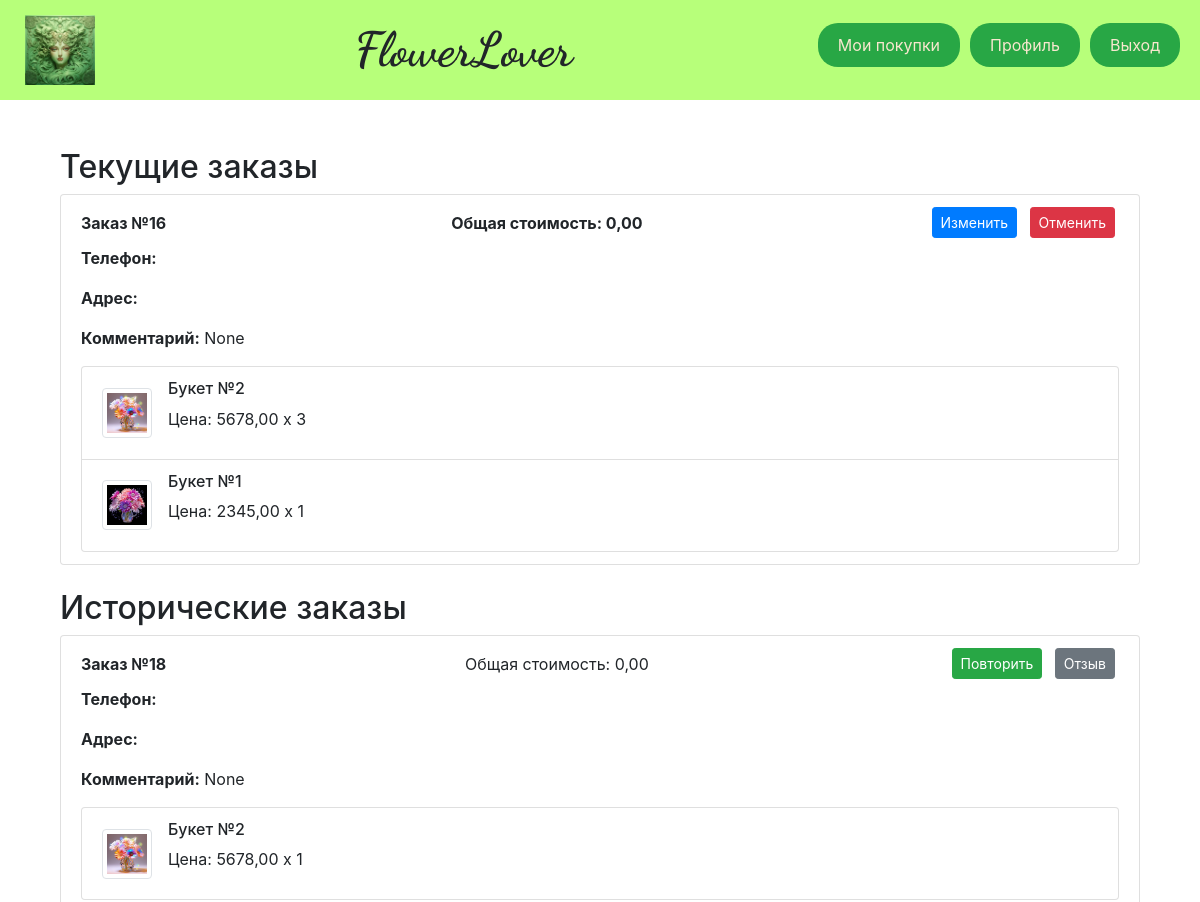
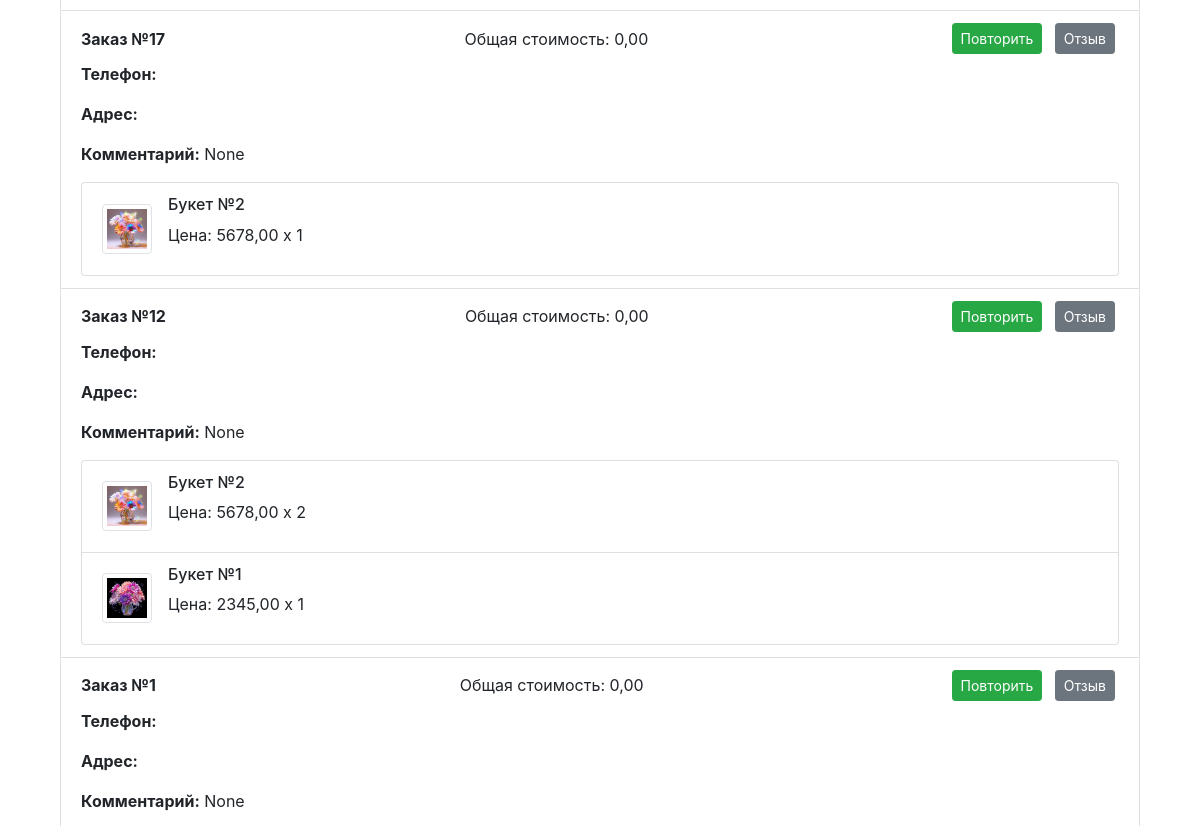
Page /purchase/ (signed in, upper part) on the earlier database version (2 pictures, top to bottom).
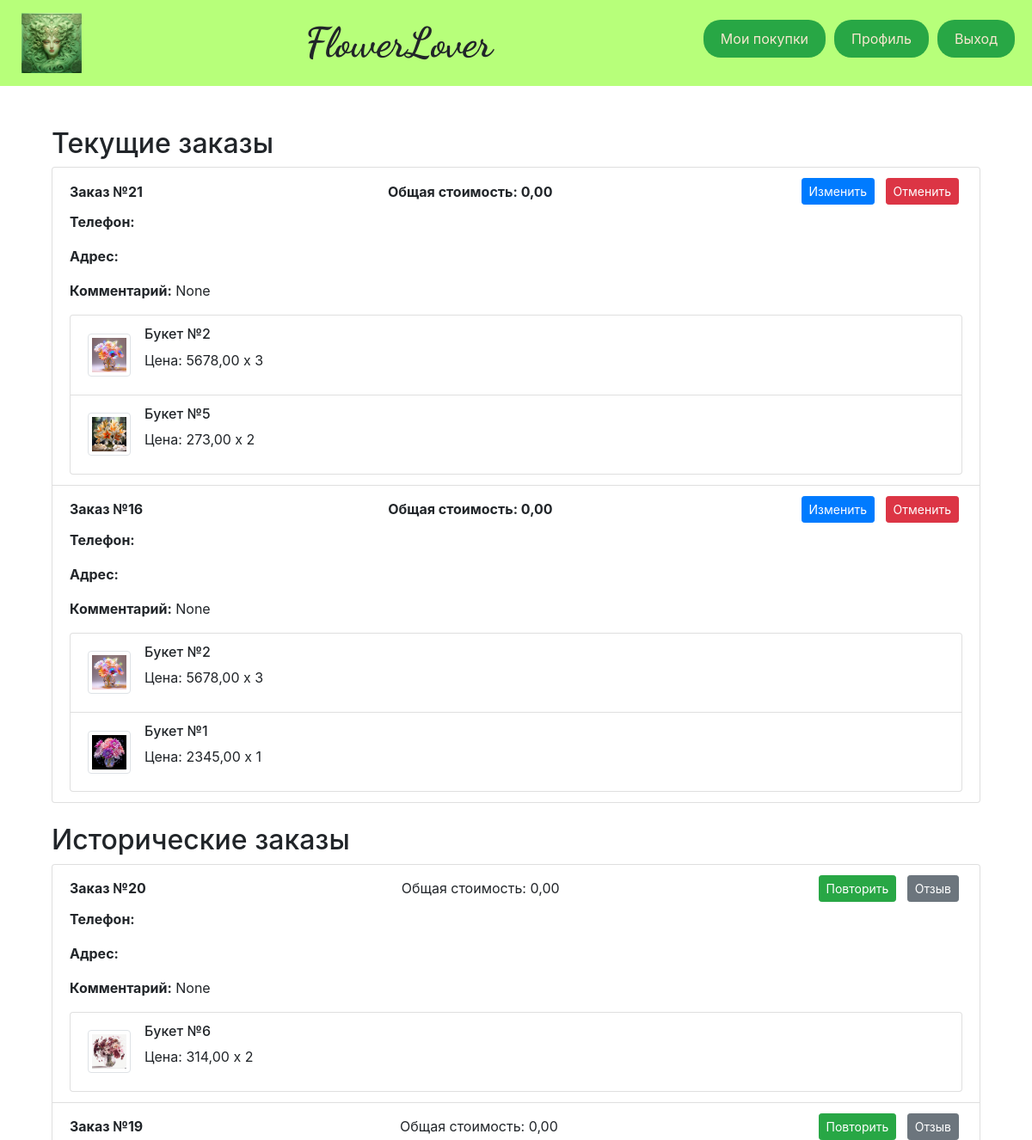
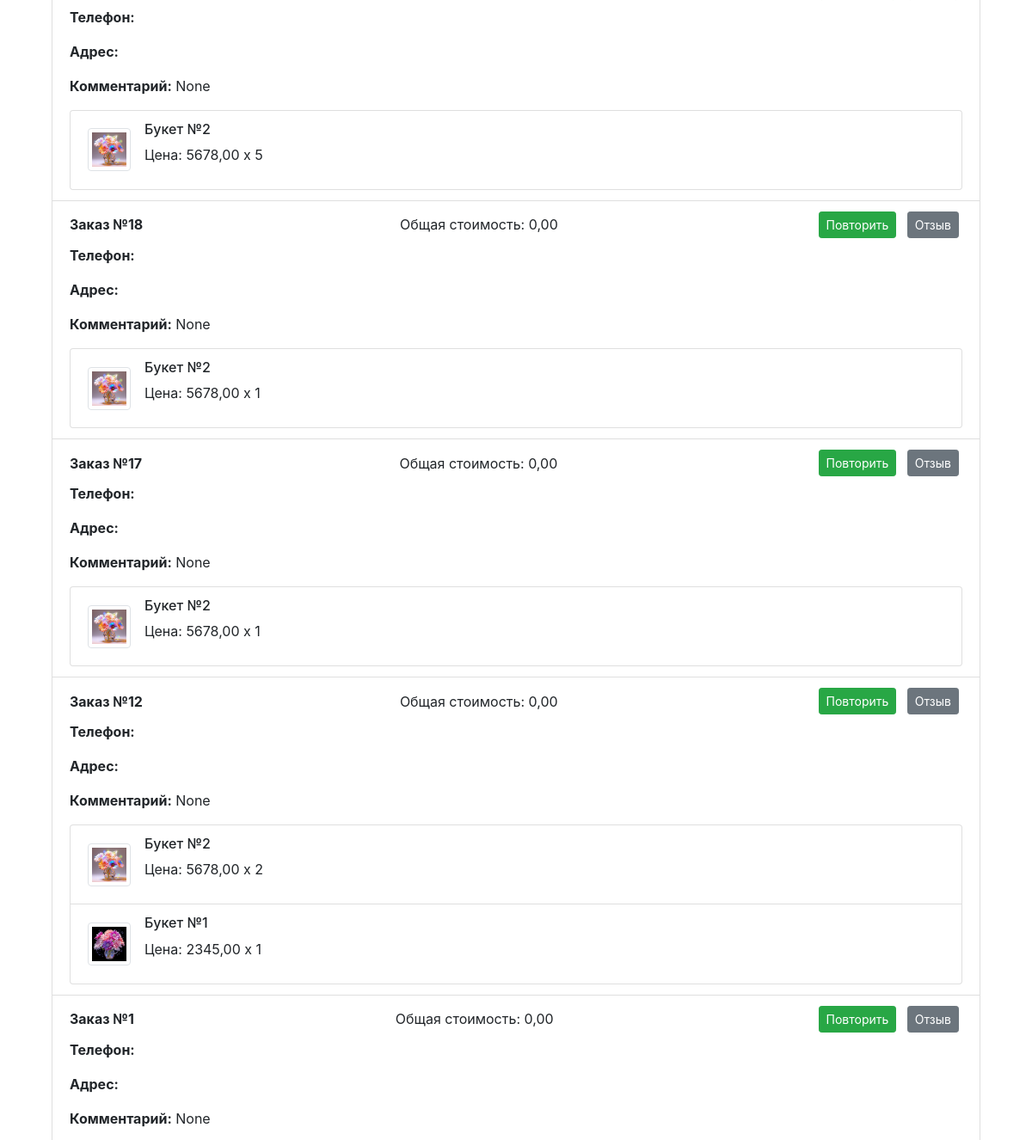
Same page on the later database version (2 pictures, top to bottom).
### business_app/models.py (models this page shows, shortened)
class Order(models.Model):
    DoesNotExist = None
    objects = None
    STATUS_PENDING = 'pending'
    STATUS_CONFIRMED = 'confirmed'
    STATUS_DELIVERY = 'delivery'
    STATUS_CANCELED = 'cancelled'
    STATUS_COMPLETED = 'completed'
    STATUS_CHOICES = [
        (STATUS_PENDING, 'Pending'),
        (STATUS_CONFIRMED, 'Confirmed'),
        (STATUS_DELIVERY, 'Delivery'),
        (STATUS_CANCELED, 'Cancelled'),
        (STATUS_COMPLETED, 'Completed'),
    ]
    user = models.ForeignKey(User, on_delete=models.CASCADE, related_name='orders')
    items = models.ManyToManyField(Product, through=OrderItem, related_name='orders')
    total_amount = models.DecimalField(max_digits=8, decimal_places=2, default=0)
    phone = models.CharField(max_length=12)
    address = models.TextField(max_length=120)
    comment = models.TextField(max_length=120, blank=True, null=True)
    telegram_key = models.CharField(max_length=100, blank=True, null=True)
    status = models.CharField(max_length=20, choices=STATUS_CHOICES, default=STATUS_CONFIRMED)
    status_datetime = models.DateTimeField(auto_now_add=True)

class OrderItem(models.Model):
    objects = None
    product = models.ForeignKey(Product, on_delete=models.CASCADE)
    order = models.ForeignKey('Order', on_delete=models.CASCADE)
    quantity = models.PositiveIntegerField(default=1)

class Product(models.Model):
    DoesNotExist = None
    objects = None
    name = models.CharField(max_length=50)
    description = models.TextField(max_length=255)
    price = models.DecimalField(max_digits=8, decimal_places=2)
    image = models.ImageField(upload_to='myproject/media/', default='no_photo.jpg')
    is_active = models.BooleanField(default=True)  # Поле для статуса активности
    class Meta:
        permissions = [
            ("customer", "Покупатель"),
            ("salesman", "Продавец"),
        ]

### business_app/views.py (the view)
    @login_required(login_url='page_errors')
    @user_passes_test(is_in_group('customer'), login_url='page_errors', redirect_field_name=None)
    @order_belongs_to_user
    def _wrapped_view(request, *args, **kwargs):
        try:
            return view_func(request, *args, **kwargs)
        except Exception as e:
            logger.error(f"Ошибка в представлении {view_func.__name__}: {e}")
            return HttpResponseServerError("Произошла внутренняя ошибка сервера.")

### business_app/context_processors.py (called while the page is built)
def user_group_context(request):
    if request.user.is_authenticated:
        group_names = request.user.groups.values_list('name', flat=True)
        return {
            'is_customer': 'customer' in group_names or request.user.is_superuser,
            'is_salesman': 'salesman' in group_names or request.user.is_superuser,
        }
    return {
        'is_customer': False,
        'is_salesman': False,
    }

### business_app/views.py (called while the page is built)
def is_in_group(group_name):
    def check(user):
        try:
            result = user.groups.filter(name=group_name).exists()
            logger.debug(f"Проверка принадлежности к группе '{group_name}' для пользователя {user.username}: {result}")
            return result
        except Exception as e:
            logger.error(f"Ошибка при проверке группы пользователя: {e}")
            return False
    return check

def order_belongs_to_user(view_func):
    @wraps(view_func)
    def _wrapped_view(request, *args, **kwargs):
        order_id = kwargs.get('order_id')
        try:
            if order_id is not None:
                order = get_object_or_404(Order, id=order_id)
                logger.debug(f"Заказ с ID {order_id} найден для пользователя {request.user.username}")
                if order.user != request.user:
                    logger.warning(f"Пользователь {request.user.username} попытался получить доступ к чужому заказу с ID {order_id}")
                    return HttpResponseForbidden("Вы не можете редактировать этот заказ.")
        except Exception as e:
            logger.error(f"Ошибка при проверке заказа: {e}")
            return HttpResponseServerError("Произошла внутренняя ошибка сервера.")
        return view_func(request, *args, **kwargs)
    return _wrapped_view

def customer_required(view_func):
    @login_required(login_url='page_errors')
    @user_passes_test(is_in_group('customer'), login_url='page_errors', redirect_field_name=None)
    @order_belongs_to_user
    def _wrapped_view(request, *args, **kwargs):
        try:
            return view_func(request, *args, **kwargs)
        except Exception as e:
            logger.error(f"Ошибка в представлении {view_func.__name__}: {e}")
            return HttpResponseServerError("Произошла внутренняя ошибка сервера.")
    return _wrapped_view

### business_app/templates/business_app/purchase.html (shortened to what this page needs)
{% extends 'base.html' %}
{% load bootstrap4 %}
{% block content %}
<div class="container mt-4">
    <h2>Текущие заказы</h2>
    <div class="list-group mb-4">
        {% for order in current_orders %}
            <div class="list-group-item">
                <div class="d-flex w-100 justify-content-between align-items-center">
                    <span><strong>Заказ №{{ order.id }}</strong></span>
                    <span><strong>Общая стоимость: {{ order.total_amount|floatformat:2 }}</strong></span>
                    <div>
                        {% if order.status == STATUS_PENDING or order.status == STATUS_CONFIRMED %}
                        <form method="post" action="{% url 'edit_order' order.id %}" style="display:inline;">
                            <button type="submit" class="btn btn-primary btn-sm mx-1">Изменить</button>
                        </form>
                        <form method="post" action="{% url 'cancel_order' order.id %}" style="display:inline;">
                            <button type="submit" class="btn btn-danger btn-sm mx-1">Отменить</button>
                        </form>
                        {% elif order.status == STATUS_COMPLETED or order.status == STATUS_CANCELED %}
                            <button class="btn btn-success btn-sm mx-1">Повторить</button>
                            <button class="btn btn-secondary btn-sm mx-1">Отзыв</button>
                        {% endif %}
                    </div>
                </div>
                <div class="mt-2">
                    <p><strong>Телефон:</strong> {{ order.phone }}</p>
                    <p><strong>Адрес:</strong> {{ order.address }}</p>
                    <p><strong>Комментарий:</strong> {{ order.comment }}</p>
                </div>
                <ul class="list-group mt-2">
                    {% for item in order.orderitem_set.all %}
                        <li class="list-group-item d-flex justify-content-between align-items-center">
                            <div class="d-flex align-items-center">
                                <img src="{{ item.product.image.url }}" alt="{{ item.product.name }}" class="img-thumbnail" style="width: 50px; height: 50px;">
                                <div class="ml-3">
                                    <h6>{{ item.product.name }}</h6>
                                    <p>Цена: {{ item.product.price }} x {{ item.quantity }}</p>
                                </div>
                            </div>
                        </li>
                    {% endfor %}
                </ul>
            </div>
        {% empty %}
            <p>Нет текущих заказов.</p>
        {% endfor %}
    </div>
    <h2>Исторические заказы</h2>
    <div class="list-group">
        {% for order in historical_orders %}
            <div class="list-group-item">
                <div class="d-flex w-100 justify-content-between align-items-center">
                    <span><strong>Заказ №{{ order.id }}</strong></span>
                    <span>Общая стоимость: {{ order.total_amount|floatformat:2 }}</span>
                    <div>
                        {% if order.status == STATUS_COMPLETED or order.status == STATUS_CANCELED %}
                                <button class="btn btn-success btn-sm mx-1">Повторить</button>
                            <form method="post" action="{% url 'review' order.id %}" style="display:inline;">
                                <button type="submit" class="btn btn-secondary btn-sm mx-1">Отзыв</button>
                            </form>
                        {% endif %}
                    </div>
                </div>
                <div class="mt-2">
                    <p><strong>Телефон:</strong> {{ order.phone }}</p>
                    <p><strong>Адрес:</strong> {{ order.address }}</p>
                    <p><strong>Комментарий:</strong> {{ order.comment }}</p>
                </div>
                <ul class="list-group mt-2">
                    {% for item in order.orderitem_set.all %}
                        <li class="list-group-item d-flex justify-content-between align-items-center">
                            <div class="d-flex align-items-center">
                                <img src="{{ item.product.image.url }}" alt="{{ item.product.name }}" class="img-thumbnail" style="width: 50px; height: 50px;">
                                <div class="ml-3">
                                    <h6>{{ item.product.name }}</h6>
                                    <p>Цена: {{ item.product.price }} x {{ item.quantity }}</p>
                                </div>
                            </div>
                        </li>
                    {% endfor %}
                </ul>
            </div>
        {% empty %}
            <p>Нет исторических заказов.</p>
        {% endfor %}
    </div>
</div>
{% endblock %}

### business_app/templates/base.html (shortened to what this page needs)
<!DOCTYPE html>
<html lang="en">
{% load static %}
<head>
    <link href="https://stackpath.bootstrapcdn.com/bootstrap/4.5.2/css/bootstrap.min.css" rel="stylesheet">
    <link href="{% static 'business_app/css/style.css' %}" rel="stylesheet">
</head>
<body>
    <div class="content-wrapper">
        <header class="header d-flex align-items-center">
            <img src="{% static 'business_app/images/logo_green.png' %}" alt="Logo">
            <div class="site-title">FlowerLover</div>
           <nav class="navigation">
                {% if user.is_authenticated %}
                    {% if user.is_superuser %}
                        <a href="{% url 'purchase' %}" class="nav-button">Мои покупки</a>
                        <a href="{% url 'sale' %}" class="nav-button">Мои продажи</a>
                    {% else %}
                        {% if is_customer %}
                            <a href="{% url 'purchase' %}" class="nav-button">Мои покупки</a>
                        {% endif %}
                    {% endif %}
                    <a href="{% url 'profile' %}" class="nav-button">Профиль</a>
                    <a href="{% url 'logout' %}" class="nav-button">Выход</a>
                {% else %}
                    <a href="{% url 'authorization' %}" class="nav-button">Вход</a>
                {% endif %}
            </nav>
        </header>
        <div class="container mt-4 mb-5">
            {% block content %}{% endblock %}
        </div>
    </div>
</body>
</html>

### business_app/static/business_app/css/style.css (style rules this page uses)
html, body { height: 100%; margin: 0; display: flex; flex-direction: column; }
.content-wrapper { flex: 1; }
.header { background-color: #B7FF7A; padding: 5px 0; text-align: center; }
.header { display: flex; justify-content: space-between; align-items: center; width: 100%; padding: 10px 20px; box-sizing: border-box; }
.header img { height: 70px; margin: 5px; }
.site-title { font-family: 'Dancing Script', cursive; font-weight: 700; font-size: 48px; margin-left: 10px; }
.navigation { display: flex; align-items: center; justify-content: flex-end; gap: 10px; }
.nav-button { background-color: #28a745 !important; color: #f7e7ce !important; border: none !important; border-radius: 20px !important; padding: 10px 20px !important; text-decoration: none !important; font-size: 16px !important; transition: background-color 0.3s !important; display: block; text-align: center; margin-bottom: 10px; }
.container { display: flex; flex-direction: column !important; }
.ml-3 { margin-left: 1rem; }

Differences in the rows shown:
added Order: id "21", total_amount "0,00", status "Изменить", comment "None", shown under "Текущие заказы"
added OrderItem: product.image (picture), product.name "Букет №2", product.price "5678,00", quantity "3", shown under "21"
added OrderItem: product.image (picture), product.name "Букет №5", product.price "273,00", quantity "2", shown under "21"
added Order: id "20", total_amount "0,00", status "Повторить", comment "None", shown under "Исторические заказы"
added OrderItem: product.image (picture), product.name "Букет №6", product.price "314,00", quantity "2", shown under "20"
added Order: id "19", total_amount "0,00", status "Повторить", comment "None", shown under "Исторические заказы"
added OrderItem: product.image (picture), product.name "Букет №2", product.price "5678,00", quantity "5", shown under "19"
